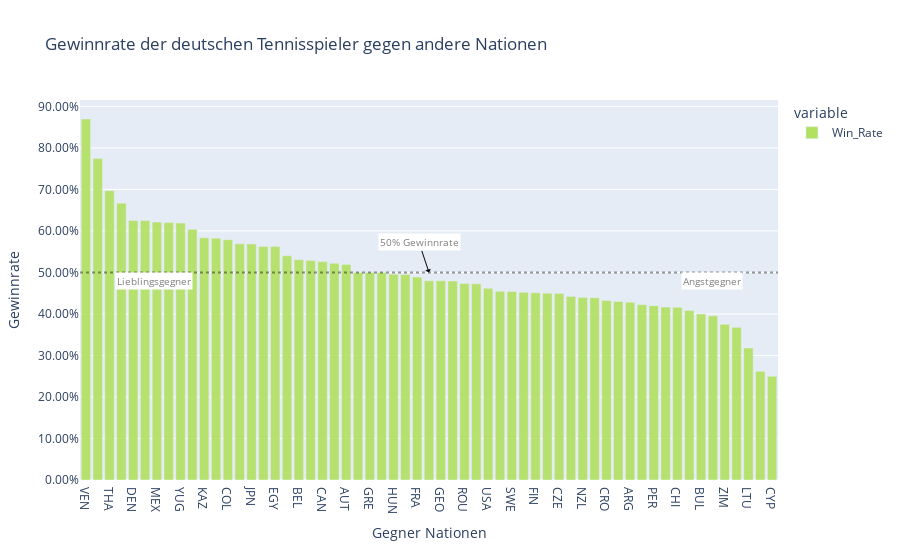

Notebook code for this chart:
### Code cell
fig = px.bar(performance.sort_values('Win_Rate', ascending=False), 
            y=['Win_Rate'], 
            x='index',
            title='Gewinnrate der deutschen Tennisspieler gegen andere Nationen',
            hover_data=['Siege', 'Niederlagen', 'Name'],
            color_discrete_sequence= ["#b2e061", "#fd7f6f"],
            opacity=0.9)

fig.add_hline(y=0.5, opacity=0.4, line_dash='dot', line_color='black')

fig.add_annotation(text="50% Gewinnrate",
                xref='paper',
                y=performance['Win_Rate'].mean(),
                arrowhead=1, 
                showarrow=True, 
                arrowcolor='black',        
                bgcolor='white',
                font=dict(size=10, color='grey'))

fig.add_annotation(text="Lieblingsgegner",
                   xref='paper',
                   y= performance['Win_Rate'].median(),
                   x=0.05,
                   showarrow=False, 
                   bgcolor='white',
                   font=dict(size=10, color='grey'))

fig.add_annotation(text="Angstgegner",
                   xref='paper',
                   y=performance['Win_Rate'].median(),
                   x=0.95, 
                   showarrow=False, 
                   bgcolor='white',
                   font=dict(size=10, color='grey'))

fig.update_yaxes(tickformat=".2%")
fig.update_yaxes(title='Gewinnrate')
fig.update_xaxes(title='Gegner Nationen')
fig.show()

### Figure 1 — Plotly figure (JSON) as saved in the notebook; plotly's stock layout.template omitted (floating-point values rounded to 4 significant figures; data arrays with more than 128 entries replaced by an {"elided": "..."} marker saying what was removed)
{"data": [{"alignmentgroup": "True", "customdata": {"elided": "59x3 mixed values"}, "hovertemplate": "variable=Win_Rate<br>index=%{x}<br>value=%{y}<br>Siege=%{customdata[0]}<br>Niederlagen=%{customdata[1]}<br>Name=%{customdata[2]}<extra></extra>", "legendgroup": "Win_Rate", "marker": {"color": "#b2e061", "opacity": 0.9, "pattern": {"shape": ""}}, "name": "Win_Rate", "offsetgroup": "Win_Rate", "orientation": "v", "showlegend": true, "textposition": "auto", "type": "bar", "x": ["VEN", "TPE", "THA", "SLO", "DEN", "NOR", "MEX", "POR", "YUG", "BLR", "KAZ", "IND", "COL", "RSA", "JPN", "KOR", "EGY", "ITA", "BEL", "ISR", "CAN", "BRA", "AUT", "LAT", "GRE", "GER", "HUN", "AUS", "FRA", "BIH", "GEO", "SVK", "ROU", "NED", "USA", "GBR", "SWE", "ECU", "FIN", "UKR", "CZE", "URU", "NZL", "RUS", "CRO", "POL", "ARG", "ESP", "PER", "SRB", "CHI", "SUI", "BUL", "PAR", "ZIM", "MAR", "LTU", "UZB", "CYP"], "xaxis": "x", "y": [0.8696, 0.7742, 0.697, 0.6667, 0.625, 0.625, 0.6212, 0.62, 0.619, 0.6038, 0.5833, 0.5825, 0.5789, 0.5688, 0.5683, 0.5625, 0.5625, 0.5402, 0.5307, 0.5285, 0.526, 0.5219, 0.5194, 0.5, 0.5, 0.5, 0.4959, 0.4949, 0.4887, 0.48, 0.48, 0.4794, 0.4735, 0.4725, 0.4618, 0.4545, 0.454, 0.4521, 0.451, 0.45, 0.4494, 0.4423, 0.4394, 0.4392, 0.4325, 0.4301, 0.4282, 0.4224, 0.42, 0.4167, 0.4163, 0.4082, 0.4, 0.3953, 0.375, 0.3676, 0.3182, 0.2619, 0.25], "yaxis": "y"}], "layout": {"annotations": [{"arrowcolor": "black", "arrowhead": 1, "bgcolor": "white", "font": {"color": "grey", "size": 10}, "showarrow": true, "text": "50% Gewinnrate", "xref": "paper", "y": 0.4999}, {"bgcolor": "white", "font": {"color": "grey", "size": 10}, "showarrow": false, "text": "Lieblingsgegner", "x": 0.05, "xref": "paper", "y": 0.48}, {"bgcolor": "white", "font": {"color": "grey", "size": 10}, "showarrow": false, "text": "Angstgegner", "x": 0.95, "xref": "paper", "y": 0.48}], "barmode": "relative", "legend": {"title": {"text": "variable"}, "tracegroupgap": 0}, "shapes": [{"line": {"color": "black", "dash": "dot"}, "opacity": 0.4, "type": "line", "x0": 0, "x1": 1, "xref": "x domain", "y0": 0.5, "y1": 0.5, "yref": "y"}], "title": {"text": "Gewinnrate der deutschen Tennisspieler gegen andere Nationen"}, "xaxis": {"anchor": "y", "domain": [0, 1], "title": {"text": "Gegner Nationen"}}, "yaxis": {"anchor": "x", "domain": [0, 1], "tickformat": ".2%", "title": {"text": "Gewinnrate"}}}}
